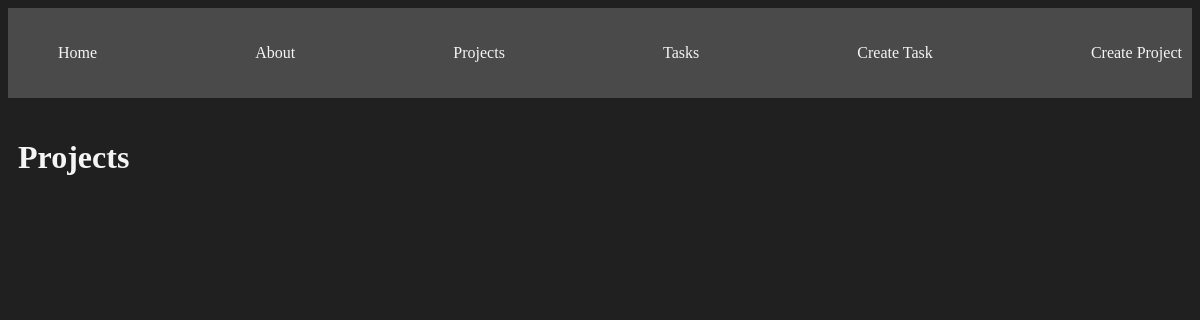
The app's page /projects/, older data.
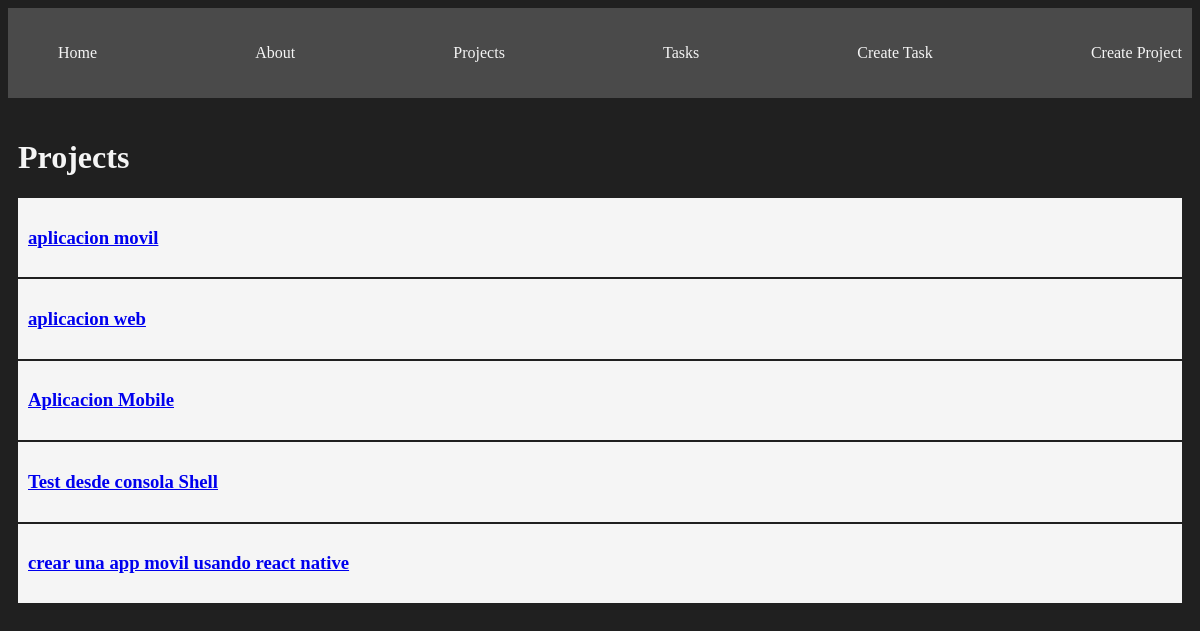
The same page, newer data.
### myapp/models.py (models this page shows, shortened)
class Project(models.Model):
    name = models.CharField(max_length=200)

### myapp/views.py (the view)
# urls.py: path('projects/', views.projects, name="projects"),
def projects(request):
    projects = Project.objects.all()
    return render(request, "projects/projects.html", {"projects": projects})

### myapp/templates/projects/projects.html
{% extends 'layouts/base.html' %}
{% block content %}
<h1>Projects</h1>
<article>
{% for project in projects %}
    <article class="card">
    <a href="{% url 'project_detail' project.id %}">
        <h1>{{project.name}}</h1>
    </a>
    </article>
{% endfor%}
</article>
{% endblock %}

Row changes from the older to the newer data that the page shows:
added Project: name "aplicacion movil"
added Project: name "aplicacion web"
added Project: name "Aplicacion Mobile"
added Project: name "Test desde consola Shell"
added Project: name "crear una app movil usando react native"
